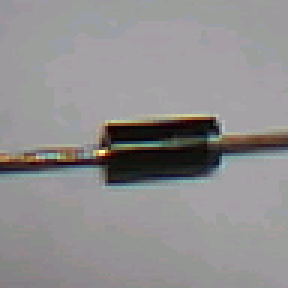
#> input picture module 1/content/dataset/diode/6.png, 96 x 96 px (shown 3 times larger)
$ jupyter execute project_image_manipulation.ipynb
#> lines starting #> are read from the running program, lines starting #| are printed output that depends on the picture; after the words box and inside, x2 and y2 are one past the last pixel; in counts of white or black regions, pixels touching at a corner belong together
# Project: Image Manipulation

[](https://colab.research.google.com/github/ShawnHymel/computer-vision-with-embedded-machine-learning/blob/master/1.1.5%20-%20Project%20-%20Loading%20and%20Manipulating%20Images/project_image_manipulation.ipynb)

Welcome to your first project in the Computer Vision with Embedded Machine Learning course! Follow along with the project prompts to complete this project. Press 'shift + enter' to run a cell.

Author: EdgeImpulse, Inc.<br>
Date: July 30, 2021<br>
License: [Apache-2.0](apache.org/licenses/LICENSE-2.0)<br>

[cell 1]
### Example: Try running this cell. Press 'shift + enter'.

var = 1 + 2
print("Answer:", var)

Google Colab runs Jupyter Notebook, which is a web-based client application that allows you to run code (Python in this case) on a server. Similar to an interactive Python console, you can run pieces of code (stored in "cells") at a time rather than running (and debugging) an entire program.

Variables are saved between cells, unless you select *Runtime > Restart Runtime* to delete all your stored variables. You'll need to run all of your cells again if you do that.

If you need help with Jupyter Notebook, you can read the documentation here: https://jupyter-notebook.readthedocs.io/en/stable/

If this is your first time using Colab, I recommend reading through this [getting start guide](https://www.tutorialspoint.com/google_colab/google_colab_quick_guide.htm).

## Part 1: Load an Image

On the left side of Colab, click the folder icon. Click the upload icon and select one of your captured dataset images.

[cell 2]
### You will likely need these libraries

import os
import PIL
from PIL import Image

You might need to use the `os.path.join()` function to create a string that points to the location of your image. You can read more about it here: https://docs.python.org/3/library/os.path.html#os.path.join

There are a few ways to open an image in Python. I recommend using the Image module in the PIL package to do that. You can read about the Image module here: https://pillow.readthedocs.io/en/stable/reference/Image.html. You will also need to use the `Image.convert()` function to convert the image to grayscale (documentation found on that same page).

[cell 3]
### Open image and convert to grayscale.

# Placeholder--you need to save the grayscale image in the 'img' variable
img = None

# Specify the path to your image file
image_path = os.path.join("content/dataset/diode/6.png")  # Update with your actual image path

# Open the image using PIL
img = Image.open(image_path)
#> img is the input picture: PIL image 96x96 RGBA; mean R, G, B, A 144.1, 142.3, 143, 255

# Convert the image to grayscale
img = img.convert('L')
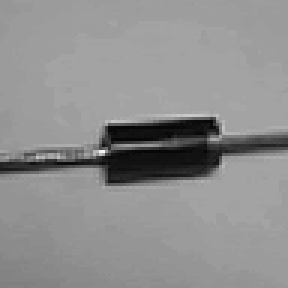
#> img: PIL image 96x96 L (shown 3 times larger); min 5, max 247, mean 142.8

# Display the image (optional, to verify)
img.show()

We can preview the image using the `imshow()` function as part of the matplotlib library. You can read about it here: https://matplotlib.org/stable/api/_as_gen/matplotlib.pyplot.imshow.html

[cell 4]
### Load the pyplot module (from matplotlib)

import matplotlib.pyplot as plt

[cell 5]
### View the image

# At this point, your image should be loaded and saved in the 'img' variable. Let's view it.
plt.imshow(img, cmap='gray', vmin=0, vmax=255)

## Part 2: Convert Image to Numpy Array

PIL Image objects are useful for some object manipulation, but to really get our hands dirty, we want to convert everything to numerical arrays. We'll use Numpy to work with such arrays.

Numpy is a powerful Python library that allows us to efficiently work with multi-dimensional arrays. If this is your first time using Numpy, I recommend reading through this tutorial (try running some of the commands!): https://towardsdatascience.com/getting-started-with-numpy-59b22df56729

[cell 6]
### We'll obviously need the Numpy package

import numpy as np

I recommend using the `asarray()` function in Numpy to conver the PIL Image object. You can read about it here: https://numpy.org/doc/stable/reference/generated/numpy.asarray.html

[cell 7]
### Conver the Image object to a Numpy array

# Save your Numpy array in the 'img_array' variable
img_array = np.array(img)

# >>> ENTER YOUR CODE HERE <<<
print(img_array.shape)
#| (96, 96)

[cell 8]
### View the array as an image

# At this point, your image should be saved as a Numpy array in the 'img_array' variable
plt.imshow(img_array, cmap='gray', vmin=0, vmax=255)

[cell 9]
### View details about the array: print the shape, entire array, first row, and first column
# Note that Python may leave out some values when printing the entire array.
# Make sure that the first row and first column look correct!

# >>> ENTER YOUR CODE HERE <<<

# Print the shape of the array
print("Shape of the array:", img_array.shape)
#| Shape of the array: (96, 96)

# Print the entire array (note: the output may be truncated if the array is large)
print("Entire array:\n", img_array)
#> (printed output is left out)

# Print the first row of the array
print("First row:\n", img_array[0])
#| First row:
#|  [150 150 150 150 152 155 155 155 155 155 155 155 155 155 156 156 155 156
#|  155 155 155 155 155 155 155 155 157 157 157 155 155 155 155 155 155 155
#|  155 155 155 155 157 157 157 157 158 155 155 158 158 158 158 158 157 157
#|  157 155 157 157 157 157 157 157 157 157 157 157 157 157 157 157 157 157
#|  157 157 157 155 155 155 155 155 155 155 155 157 157 157 157 157 157 157
#|  155 155 155 155 155 155]

# Print the first column of the array
print("First column:\n", img_array[:, 0])
#| First column:
#|  [150 150 150 150 152 152 152 152 150 150 150 150 152 152 155 155 155 155
#|  155 155 155 155 155 155 155 155 155 155 155 155 155 152 155 155 155 155
#|  155 152 149 149 149 149 150 150 150 150 149 149 152 150 164 120 142 131
#|   38  35  26  65 126 141 152 147 147 147 147 147 147 147 147 147 147 147
#|  147 141 141 141 141 141 139 139 139 139 139 139 136 133 133 133 133 133
#|  131 131 131 131 127 127]

## Part 3: Resize Image

We can use a variety of functions to change the image, which will help us curate our dataset as well as work with image data on our embedded devices.

To start, we'll resize the image to something smaller. Resizing, scaling, and zooming images is often not trivial, so we'll rely on the transform module in the scikit-image package to help us. You can read more about the resize function here: https://scikit-image.org/docs/dev/api/skimage.transform.html#skimage.transform.resize

[cell 10]
### We'll use the Scikit-Image Transform module to help us resize the image

from skimage.transform import resize

[cell 11]
### Use the "resize" function to resize your image array to 28x28 pixels.
# I recommend setting the "anti_aliasing" parameter to True.
# Print the array's shape when you are done (it should be (28, 28))

# Save your resized image in the 'img_resized' variable
img_resized = resize(img_array, (28, 28), anti_aliasing=True)
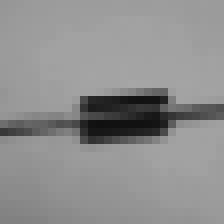
#> img_resized: shape (28, 28) float64 (shown 8 times larger); min 0.066, max 0.652, mean 0.56

# >>> ENTER YOUR CODE HERE <<<
print("Shape of the resized array:", img_resized.shape)
#| Shape of the resized array: (28, 28)

[cell 12]
### View the new array as an image (this should look all black--that's OK!)

# At this point, your resized image should be saved in the 'img_resized' variable
plt.imshow(img_resized, cmap='gray', vmin=0, vmax=255)

What happened?!? Why is the image all black?

The resize function in skimage automatically *normalizes* all of the values in the image to be between 0.0 and 1.0 (they were integers between 0 and 255 previously). Feel free to print out some values from the array to verify this.

Let's go back to those 8-bit grayscale values!

You can use the Numpy [rint()](https://numpy.org/doc/stable/reference/generated/numpy.rint.html#numpy.rint) and [astype()](https://numpy.org/doc/stable/reference/generated/numpy.ndarray.astype.html) functions to round and convert to integers, respectively. You can use the [clip()](https://numpy.org/doc/stable/reference/generated/numpy.clip.html) function to clamp elements in an array to be between 2 values.

[cell 13]
### Convert the normalized 0.0 to 1.0 values in your image to 0 to 255 integers
# Save this 8-bit array back into the 'img_resized' variable
# Round or truncate all elements to integer values (no floating point decimals)
# Make sure all elements are between 0 and 255 (known as "clamping")

# >>> ENTER YOUR CODE HERE <<<
# Convert the normalized values (0.0 to 1.0) back to 0 to 255 range
img_resized = np.rint(img_resized * 255).astype(np.uint8)

# Ensure all values are between 0 and 255 (clamping)
img_resized = np.clip(img_resized, 0, 255)

# Print some values to verify the conversion
print("Sample values from the resized array:\n", img_resized[:5, :5])  # Print the top-left 5x5 block
#| Sample values from the resized array:
#|  [[150 152 153 155 155]
#|  [151 153 154 155 155]
#|  [152 155 155 156 157]
#|  [153 155 155 157 157]
#|  [155 155 156 157 157]]

[cell 14]
### Let's try drawing the image again

# At this point, your resized image should be saved in the 'img_resized' variable
plt.imshow(img_resized, cmap='gray', vmin=0, vmax=255)

## Part 4: Draw on the Image

Here's your final challenge for this project: draw a white 10x10 square (unfilled, outline thickness of 1 pixel) in the middle of your image.

You must do this by manipulating the raw values in the Numpy array. You may not use other libraries to help you (such as by drawing a [Rectangle](https://matplotlib.org/stable/api/_as_gen/matplotlib.patches.Rectangle.html) with matplotlib).

I'd like you to try this exercise for two reasons:

1.   You get practice slicing arrays in Numpy
2.   You won't have matplotlib on some embedded systems, and you'll have to draw things like bounding boxes manually

If you have not used Numpy (or other linear algebra systems, like R and MATLAB) before, this can be tricky. I highly recommend avoiding using for loops, as Numpy is highly optimized for array operations without them. You may want to read through this tutorial to get an understanding of this style of array programming: https://realpython.com/numpy-array-programming/

[cell 15]
### Change the required elements in the Numpy array so that a 10x10 white square is drawn in the
# middle. Try to avoid using for loops if possible.

# Start with your resized image
img_with_box = np.copy(img_resized)

# >>> ENTER YOUR CODE HERE <<<

# Calculate the center of the image
center_x, center_y = img_with_box.shape[1] // 2, img_with_box.shape[0] // 2
#> center_x = 14; center_y = 14

# Calculate the top-left and bottom-right corners of the square
top_left_x = center_x - 5
#> top_left_x = 9
top_left_y = center_y - 5
#> top_left_y = 9
bottom_right_x = center_x + 5
#> bottom_right_x = 19
bottom_right_y = center_y + 5
#> bottom_right_y = 19

# Draw the top and bottom sides of the square
img_with_box[top_left_y, top_left_x:bottom_right_x] = 255  # Top side
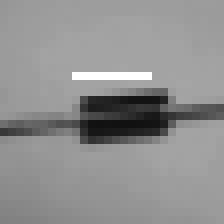
#> img_with_box: shape (28, 28) (shown 8 times larger); min 17, max 255, mean 144
img_with_box[bottom_right_y-1, top_left_x:bottom_right_x] = 255  # Bottom side
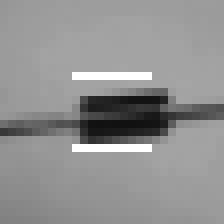
#> img_with_box: shape (28, 28) (shown 8 times larger); 1.28% of pixels changed, all inside (x1, y1, x2, y2) = (9, 18, 19, 19)

# Draw the left and right sides of the square
img_with_box[top_left_y:bottom_right_y, top_left_x] = 255  # Left side
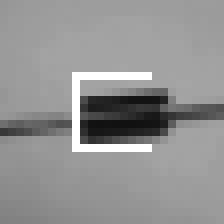
#> img_with_box: shape (28, 28) (shown 8 times larger); 1.02% of pixels changed, all inside (x1, y1, x2, y2) = (9, 10, 10, 18)
img_with_box[top_left_y:bottom_right_y, bottom_right_x-1] = 255  # Right side
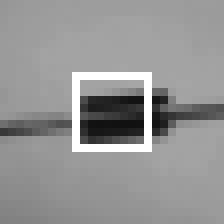
#> img_with_box: shape (28, 28) (shown 8 times larger); 1.02% of pixels changed, all inside (x1, y1, x2, y2) = (18, 10, 19, 18)

$ run again, with module 1/content/dataset/diode/1.png copied over module 1/content/dataset/diode/6.png
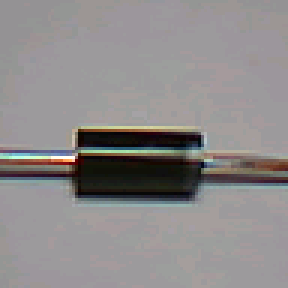
#> input picture module 1/content/dataset/diode/1.png, 96 x 96 px (shown 3 times larger)
#> img is the input picture: PIL image 96x96 RGBA; mean R, G, B, A 141.7, 138.5, 138.7, 255
#> `img = img.convert('L')`:
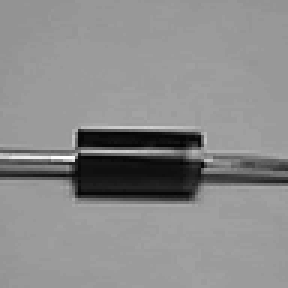
#> img: PIL image 96x96 L (shown 3 times larger); min 4, max 254, mean 139.5
#| (96, 96)
#| Shape of the array: (96, 96)
#> (printed output is left out)
#| First row:
#|  [147 147 147 147 147 147 147 147 147 147 147 147 147 147 147 147 147 147
#|  147 147 147 147 147 147 147 152 152 152 152 152 152 152 152 152 152 152
#|  152 152 149 149 152 152 152 152 152 152 149 152 149 149 150 150 150 150
#|  150 152 152 152 152 152 149 149 149 149 149 149 149 149 149 149 149 149
#|  149 149 149 149 152 152 152 147 147 147 149 147 147 147 147 147 149 149
#> (further printed lines are left out)
#| First column:
#|  [147 147 147 147 147 147 147 147 147 147 147 147 147 147 147 147 147 147
#|  149 147 149 149 149 147 147 149 149 149 149 147 147 149 149 149 149 152
#|  155 149 149 152 152 152 152 152 152 152 150 152 165 129  92 186 202  88
#|   89 118  97  56  39  99 157 147 157 155 155 152 152 152 152 152 152 152
#|  152 150 152 149 149 149 149 152 152 152 152 152 152 149 149 149 149 149
#> (further printed lines are left out)
#| Shape of the resized array: (28, 28)
#| Sample values from the resized array:
#|  [[147 147 147 147 147]
#|  [147 147 147 147 148]
#|  [147 147 148 149 148]
#|  [147 147 148 149 151]
#|  [147 148 150 151 151]]
#> `img_with_box[top_left_y:bottom_right_y, bottom_right_x-1] = 255`:
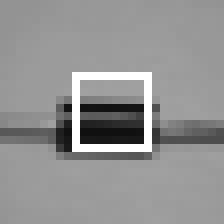
#> img_with_box: shape (28, 28) (shown 8 times larger); min 16, max 255, mean 147.2

$ run again, with module 1/content/dataset/diode/10.png copied over module 1/content/dataset/diode/6.png
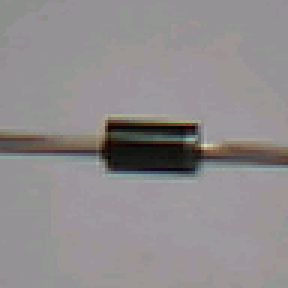
#> input picture module 1/content/dataset/diode/10.png, 96 x 96 px (shown 3 times larger)
#> img is the input picture: PIL image 96x96 RGBA; mean R, G, B, A 143.4, 140.1, 140.7, 255
#> `img = img.convert('L')`:
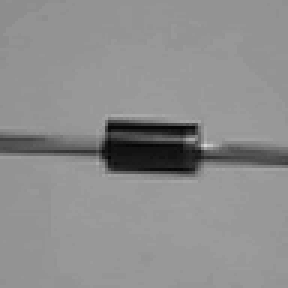
#> img: PIL image 96x96 L (shown 3 times larger); min 5, max 214, mean 141.2
#| (96, 96)
#| Shape of the array: (96, 96)
#> (printed output is left out)
#| First row:
#|  [141 141 144 144 141 141 141 141 141 141 141 141 141 141 141 141 144 144
#|  144 144 141 141 147 147 147 147 147 147 147 147 147 147 147 147 147 147
#|  147 147 147 147 147 147 147 147 147 147 147 147 147 147 147 147 147 147
#|  147 147 147 147 147 147 147 147 147 147 147 147 147 147 147 147 147 147
#|  147 147 147 147 147 147 147 147 147 147 147 147 147 147 147 147 147 147
#> (further printed lines are left out)
#| First column:
#|  [141 141 141 141 141 141 141 141 141 141 141 141 141 141 141 141 147 144
#|  144 141 144 144 144 147 147 147 147 147 147 147 147 147 147 147 147 144
#|  147 147 147 147 147 147 153 137 119  92  64  81  81  78  84 126 157 147
#|  147 147 147 147 147 147 147 147 147 147 147 147 147 147 147 147 147 147
#|  147 147 147 147 147 147 147 147 147 147 147 147 147 147 147 147 147 147
#> (further printed lines are left out)
#| Shape of the resized array: (28, 28)
#| Sample values from the resized array:
#|  [[141 141 142 142 145]
#|  [141 142 144 145 145]
#|  [142 146 147 147 147]
#|  [143 146 146 147 147]
#|  [143 146 145 147 147]]
#> `img_with_box[top_left_y:bottom_right_y, bottom_right_x-1] = 255`:
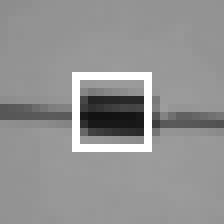
#> img_with_box: shape (28, 28) (shown 8 times larger); min 18, max 255, mean 146.6

$ run again, with module 1/content/dataset/diode/12.png copied over module 1/content/dataset/diode/6.png
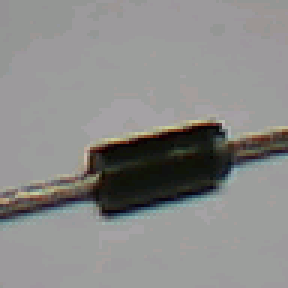
#> input picture module 1/content/dataset/diode/12.png, 96 x 96 px (shown 3 times larger)
#> img is the input picture: PIL image 96x96 RGBA; mean R, G, B, A 137.7, 137.6, 136, 255
#> `img = img.convert('L')`:
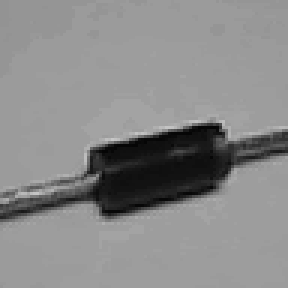
#> img: PIL image 96x96 L (shown 3 times larger); min 5, max 199, mean 137.4
#| (96, 96)
#| Shape of the array: (96, 96)
#> (printed output is left out)
#| First row:
#|  [147 147 147 149 149 149 149 149 149 149 149 149 149 149 149 149 149 149
#|  149 149 149 149 149 149 149 149 149 149 149 149 149 149 155 155 155 155
#|  155 155 152 152 152 152 155 149 149 149 149 149 149 155 155 155 155 155
#|  155 155 155 152 155 155 155 155 155 155 155 155 155 155 155 155 155 155
#|  149 155 149 149 149 149 152 149 149 149 149 149 149 149 149 149 149 149
#> (further printed lines are left out)
#| First column:
#|  [147 147 147 147 147 147 147 147 147 149 149 149 149 149 149 149 149 149
#|  149 149 149 149 149 149 149 149 155 155 155 155 155 155 155 155 155 155
#|  155 155 155 155 155 155 155 155 155 155 155 155 155 155 155 155 155 155
#|  155 155 155 155 155 155 155 155 154 161 128 112 153 145  59  73  97  61
#|   37  89 134 147 149 155 155 155 155 155 155 155 155 155 155 155 155 155
#> (further printed lines are left out)
#| Shape of the resized array: (28, 28)
#| Sample values from the resized array:
#|  [[147 149 149 149 149]
#|  [147 149 149 149 149]
#|  [148 149 149 149 149]
#|  [148 149 149 151 151]
#|  [149 149 151 155 155]]
#> `img_with_box[top_left_y:bottom_right_y, bottom_right_x-1] = 255`:
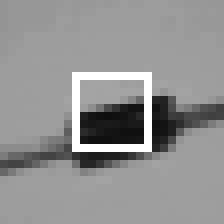
#> img_with_box: shape (28, 28) (shown 8 times larger); min 15, max 255, mean 145
